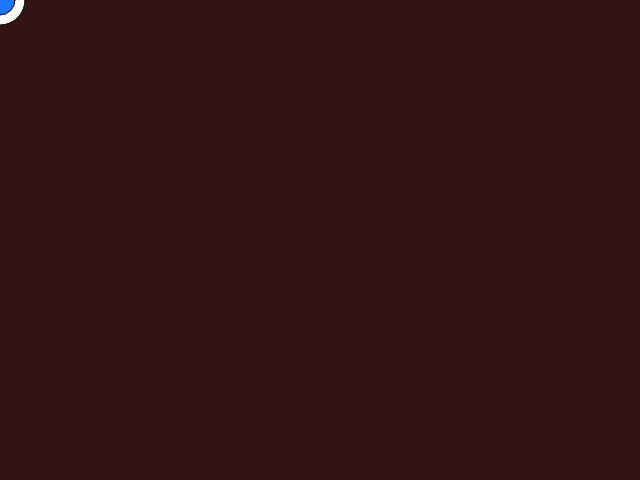
Frame 1 (no input)
Frame 60 (no input): identical to frame 1, image omitted
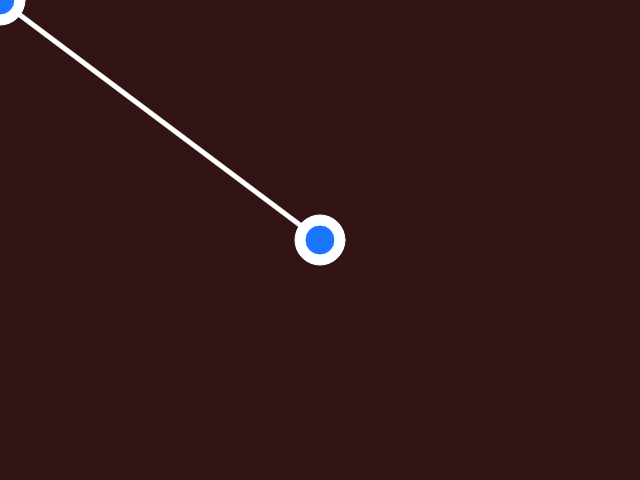
Frame 120 (the mouse pressed at the canvas centre since frame 60)

The p5.js sketch that drew these frames (run headless with seeded random() and noise() and a simulated clock; from frame 60 on, the mouse is pressed at the canvas centre):

// p5.js sketch
// ── sketch.js
var X;
var Y;

function setup() {
	// create a place to draw
	createCanvas(640, 480);
	// frameRate(10)
	// noStroke();
	// noLoop();
}

function draw() {
	// clear the background
	background(50, 20, 21);

	if (mouseIsPressed) {
		stroke(255);
		strokeWeight(5);

		// mouse line
		line(X, Y, pmouseX, pmouseY);

		// other line
		var secondX = X - abs(X - mouseX)/-2;
		var secondY = Y - abs(Y - pmouseY)/2;
		line(X, Y, secondX, secondY);
		strokeWeight(1);

		// mouse circle
		fill(255, 255, 255);
		ellipse(pmouseX, pmouseY, 50, 50);
		fill(28,117, 255);
		ellipse(pmouseX, pmouseY, 30, 30);

		// other circle
		fill(255, 255, 255);
		ellipse(secondX, secondY, 50, 50);
		fill(28,117, 255);
		ellipse(secondX, secondY, 30, 30);

	} else {

		X = mouseX;
		Y = mouseY;
	}
	fill(255, 255, 255);
	ellipse(X, Y, 50, 50);
	fill(28,117, 255);
	ellipse(X, Y, 30, 30);

	// stroke(255);
	// strokeWeight(5);
	// line(mouseX, mouseY, pmouseX , pmouseY);
}
